Frame 1 (no input): blank canvas, image omitted
Frame 60 (the mouse pressed at the canvas centre just before this capture): blank canvas, image omitted
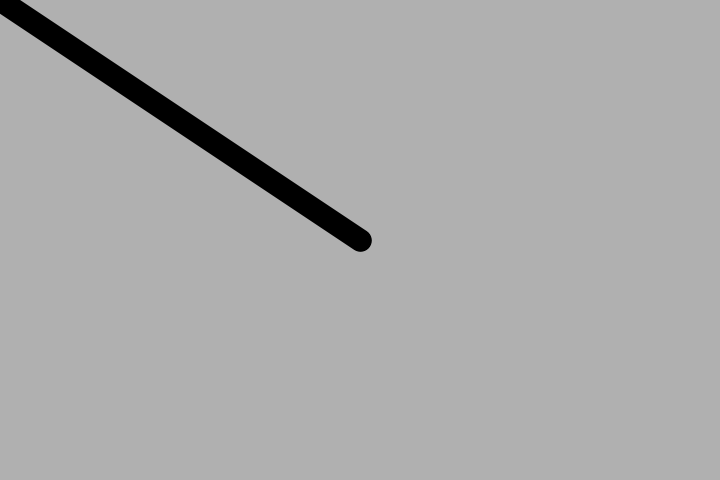
Frame 120 (the mouse held since frame 60 and released just before this capture)

The Processing sketch whose frames 1 and 60 were blank and that drew this single picture after the mouse press (run headless with seeded random() and noise(); from frame 60 on, the mouse is pressed at the canvas centre):

// Processing sketch: sketch_08_smooth
// ── sketch_08_smooth.pde
float thick = 1;

void setup() {
  size(720, 480);
  background(176, 176, 176);
}

void draw() {
  if (mousePressed) {
    float targetThick = dist(mouseX, mouseY, pmouseX, pmouseY);
    thick += (targetThick - thick) * 0.05;
    strokeWeight(thick);
    stroke(0, 0, 0);
    line(mouseX, mouseY, pmouseX, pmouseY);  
  }
}
